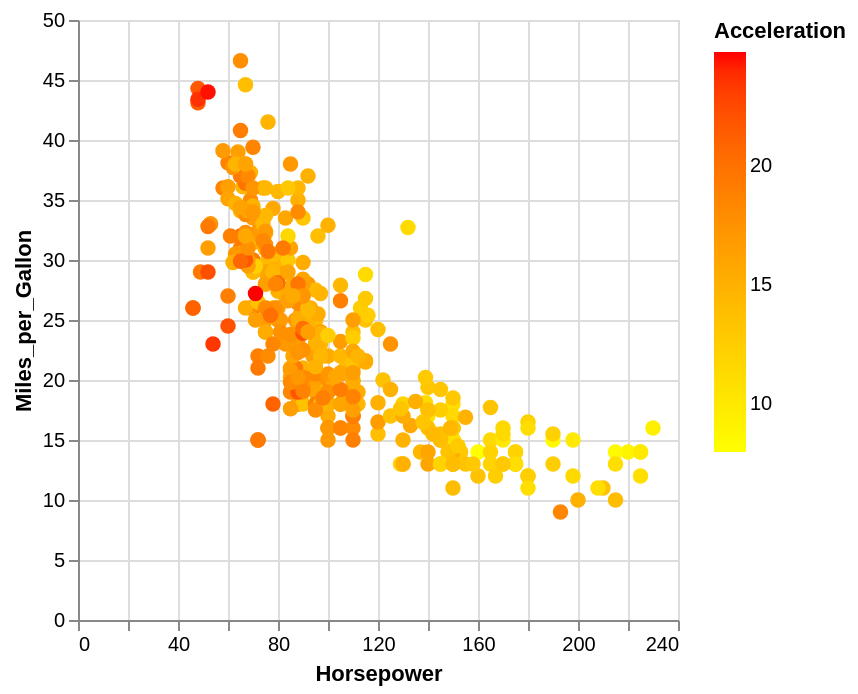

This figure's Vega-Lite source:
### Vega-Lite specification from a JSON file in a GitHub repository (floating-point values rounded to 4 significant figures; data arrays with more than 128 entries replaced by an {"elided": "..."} marker saying what was removed)
{"$schema": "https://vega.github.io/schema/vega-lite/v5.json", "data": {"values": {"elided": "406 records"}}, "description": "Lab interpolation.", "encoding": {"color": {"field": "Acceleration", "scale": {"range": ["yellow", "red"], "type": "linear"}, "type": "quantitative"}, "opacity": {"value": 1}, "size": {"value": 60}, "x": {"field": "Horsepower", "type": "quantitative"}, "y": {"field": "Miles_per_Gallon", "type": "quantitative"}}, "mark": "circle", "transform": [{"as": "accelerationZScore", "calculate": "(datum.Acceleration - 15.52)/2.80"}]}
